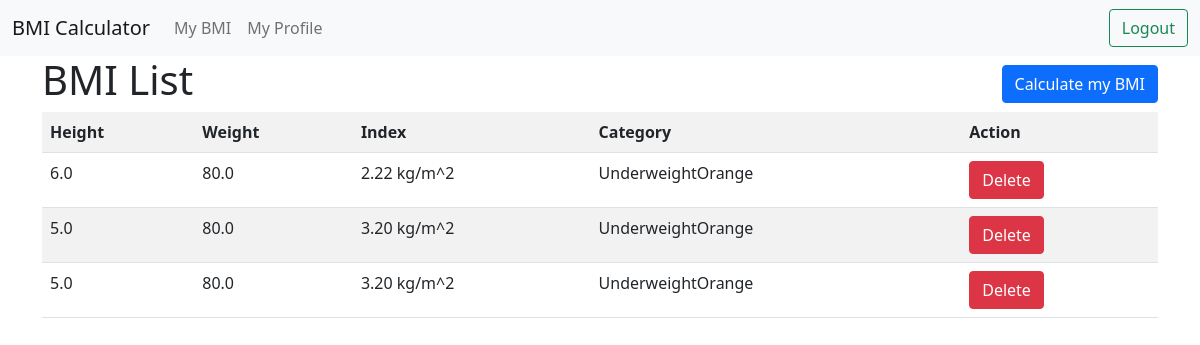
/bmi/bmi-list/ (signed in), run on the app's committed database.
### bmi/models.py (models this page shows, shortened)
class Userdata(models.Model):
    weight = models.FloatField()
    height = models.FloatField()
    user = models.ForeignKey(User, on_delete=models.CASCADE)
    bmi = models.DecimalField(max_digits=5, decimal_places=2)
    created = models.DateTimeField(auto_now_add=True)
    modified = models.DateTimeField(auto_now=True)
    @property
    def bmi_category(self):
        if self.bmi < 18  :
            return "Underweight"
        elif self.bmi > 18.5 and self.bmi <24.9 :
            return "Normal"
        elif self.bmi >25 and self.bmi <29.9:
            return "Overwieight"
        else:
            return "Obese"
    @property
    def bmi_color(self):
        if self.bmi < 18  :
            return "Orange"
        elif self.bmi > 18.5 and self.bmi <24.9 :
            return "Green"
        elif self.bmi >25 and self.bmi <29.9:
            return "Blue"
        else:
            return "Red"

### bmi/views.py (the view)
# urls.py: path('bmi-list/',bmi_list, name = 'bmi_list'),
@login_required(login_url="user:login")
def bmi_list(request):
    bmis = Userdata.objects.filter(user=request.user)
    context = {"bmis": bmis}
    return render(request, 'bmi_list.html',context)

### bmi/templates/bmi_list.html (shortened to what this page needs)
{% extends 'base.html' %}
{% block navbar %}
    {% include 'components/navbar.html' %}
{% endblock navbar %}
{% block content %}
    <div class="container">
        <div class="d-flex justify-content-between align-items-center">
            <h1>BMI List</h1>
            <div class="text-right">
                <a class="btn btn-primary"  href="{% url 'bmi:bmi_calculate' %}">Calculate my BMI</a>
            </div>
        </div>
        {% if bmis %}
        <table class="table table-striped">
            <tr>
                <th>Height</th>
                <th>Weight</th>
                <th>Index</th>
                <th>Category</th>
                <th>Action</th>
            </tr>
            {% for bmi in bmis %}
                <tr>
                    <td>{{bmi.height}}</td>
                    <td>{{bmi.weight}}</td>
                   <td>{{bmi.bmi}} kg/m^2</td>
                    <td>{{bmi.bmi_category}}{{bmi.bmi_color}}</td>
                    <td>
                        <a class="btn btn-danger" href="{% url 'bmi:bmi_delete' bmi.id %}">Delete</a>
                    </td>
                </tr>
            {% endfor %}
        </table>
        {% endif %}
    </div>
{% endblock content %}

### templates/base.html (shortened to what this page needs)
{% load static %}
<!DOCTYPE html>
<html lang="en">
    <head>
        <link rel="stylesheet" type="text/css" href="{% static 'css/style.css' %}"/>
    </head>
    <body>
        {% block navbar %}
        {% endblock navbar %}
        {% block content %}{% endblock content %}
    </body>
</html>

### templates/components/navbar.html (shortened to what this page needs)
<nav class="navbar navbar-expand-lg navbar-light bg-light">
    <div class="container-fluid">
      <div class="collapse navbar-collapse" id="navbarTogglerDemo01">
        <a class="navbar-brand" href="#">BMI Calculator</a>
        <ul class="navbar-nav me-auto mb-2 mb-lg-0">
          <li class="nav-item">
            <a class="nav-link" href="{% url 'bmi:bmi_list' %}">My BMI</a>
          </li>
          <li class="nav-item">
            <a class="nav-link" tabindex="-1" aria-disabled="true"  href="{% url 'user:my_profile' %}">My Profile</a>
          </li>
        </ul>
        <form class="d-flex" action="/user/logout">
          <button class="btn btn-outline-success" type="submit">Logout</button>
        </form>
      </div>
    </div>
  </nav>

### data on the page
Userdata: height "6.0", weight "80.0", bmi "2.22", bmi_category "Underweight", bmi_color "Orange"
Userdata: height "5.0", weight "80.0", bmi "3.20", bmi_category "Underweight", bmi_color "Orange"
Userdata: height "5.0", weight "80.0", bmi "3.20", bmi_category "Underweight", bmi_color "Orange"
